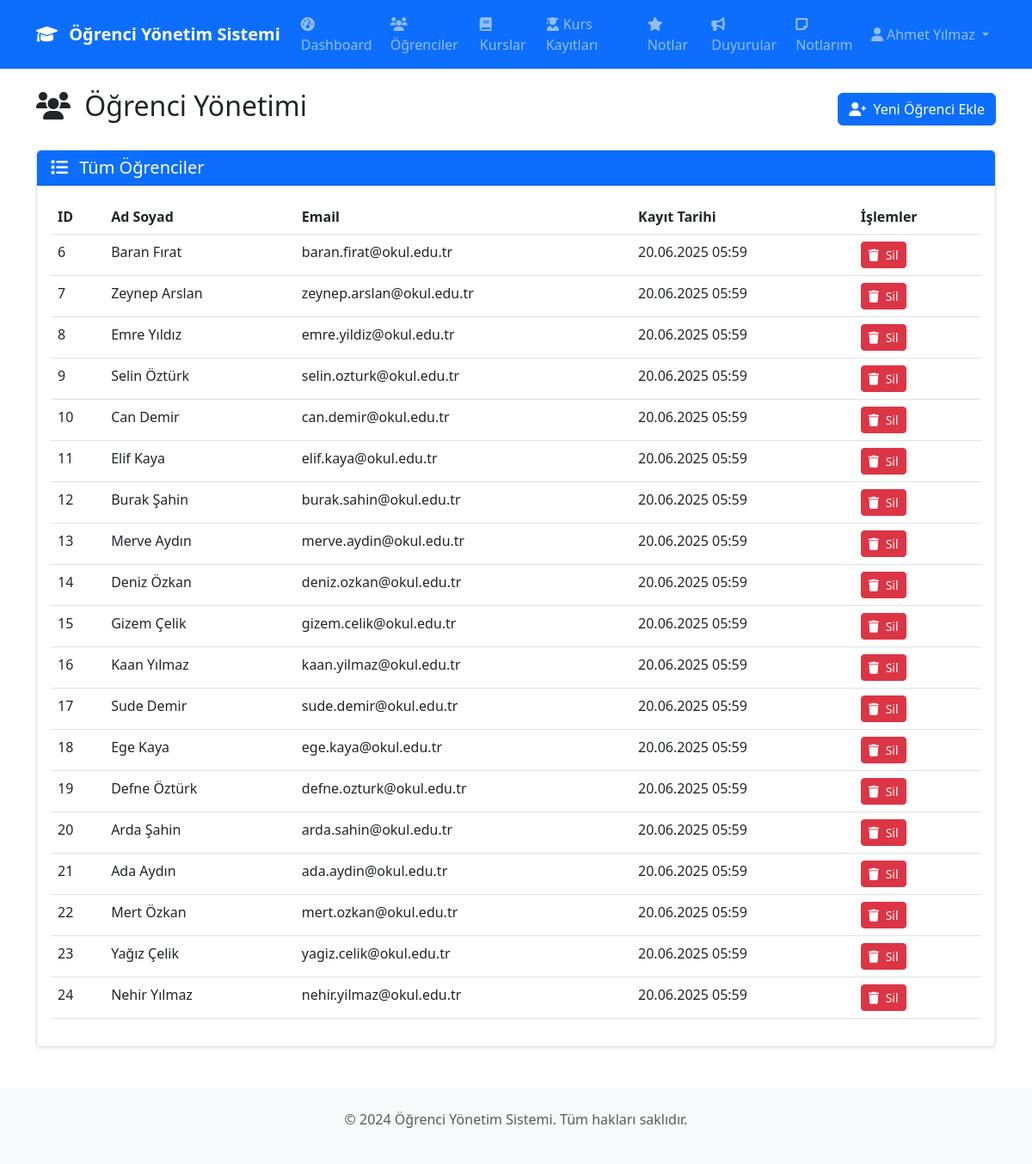
The page /teacher/students (signed in) on the database its author committed.
### models.py (models this page shows, shortened)
class User(UserMixin, db.Model):
    __tablename__ = 'users'
    id = db.Column(db.Integer, primary_key=True)
    name = db.Column(db.String(100), nullable=False)
    email = db.Column(db.String(120), unique=True, nullable=False)
    password_hash = db.Column(db.String(255), nullable=False)
    role = db.Column(db.Enum('student', 'teacher'), nullable=False)
    created_at = db.Column(db.DateTime, default=datetime.utcnow)
    courses_taught = db.relationship('Course', backref='teacher', lazy=True)
    enrollments = db.relationship('Enrollment', backref='student', lazy=True, cascade='all, delete-orphan')
    grades = db.relationship('Grade', backref='student', lazy=True, cascade='all, delete-orphan')
    notes = db.relationship('Note', backref='user', lazy=True, cascade='all, delete-orphan')
    announcements = db.relationship('Announcement', backref='author', lazy=True, cascade='all, delete-orphan')

### routes.py (the view)
    @app.route('/teacher/students')
    @login_required
    @teacher_required
    def manage_students():
        students = User.query.filter_by(role='student').all()
        return render_template('teacher/students.html', students=students)

### app.py (called while the page is built)
def create_app():
    app = Flask(__name__)
    app.config.from_object(Config)
    db.init_app(app)
    login_manager = LoginManager()
    login_manager.init_app(app)
    login_manager.login_view = 'login'
    login_manager.login_message = 'Bu sayfaya erişmek için giriş yapmalısınız.'
    login_manager.login_message_category = 'info'
    @login_manager.user_loader
    def load_user(user_id):
        return User.query.get(int(user_id))
    init_routes(app)
    @app.errorhandler(403)
    def forbidden(error):
        return render_template('errors/403.html'), 403
    @app.errorhandler(404)
    def not_found(error):
        return render_template('errors/404.html'), 404
    return app

### routes.py (called while the page is built)
def teacher_required(f):
    @wraps(f)
    def decorated_function(*args, **kwargs):
        if not current_user.is_authenticated or current_user.role != 'teacher':
            abort(403)
        return f(*args, **kwargs)
    return decorated_function

### templates/teacher/students.html (shortened to what this page needs)
{% extends "base.html" %}
{% block content %}
<div class="row">
    <div class="col-12">
        <div class="d-flex justify-content-between align-items-center mb-4">
            <h2>
                <i class="fas fa-users me-2"></i>
                Öğrenci Yönetimi
            </h2>
            <a href="{{ url_for('add_student') }}" class="btn btn-primary">
                <i class="fas fa-user-plus me-1"></i>
                Yeni Öğrenci Ekle
            </a>
        </div>
    </div>
</div>
<div class="row">
    <div class="col-12">
        <div class="card">
            <div class="card-header bg-primary text-white">
                <h5 class="mb-0">
                    <i class="fas fa-list me-2"></i>
                    Tüm Öğrenciler
                </h5>
            </div>
            <div class="card-body">
                {% if students %}
                <div class="table-responsive">
                    <table class="table table-hover">
                        <thead>
                            <tr>
                                <th>ID</th>
                                <th>Ad Soyad</th>
                                <th>Email</th>
                                <th>Kayıt Tarihi</th>
                                <th>İşlemler</th>
                            </tr>
                        </thead>
                        <tbody>
                            {% for student in students %}
                            <tr>
                                <td>{{ student.id }}</td>
                                <td>{{ student.name }}</td>
                                <td>{{ student.email }}</td>
                                <td>{{ student.created_at.strftime('%d.%m.%Y %H:%M') }}</td>
                                <td>
                                    <button type="button" class="btn btn-danger btn-sm"
                                            data-bs-toggle="modal"
                                            data-bs-target="#deleteModal{{ student.id }}">
                                        <i class="fas fa-trash me-1"></i>
                                        Sil
                                    </button>
                                </td>
                            </tr>
                            {% endfor %}
                        </tbody>
                    </table>
                </div>
                {% endif %}
            </div>
        </div>
    </div>
</div>
{% endblock %}

### templates/base.html (shortened to what this page needs)
<!DOCTYPE html>
<html lang="tr">
<head>
    <link href="https://cdn.jsdelivr.net/npm/bootstrap@5.3.0/dist/css/bootstrap.min.css" rel="stylesheet">
    <link href="https://cdnjs.cloudflare.com/ajax/libs/font-awesome/6.0.0/css/all.min.css" rel="stylesheet">
</head>
<body>
    <nav class="navbar navbar-expand-lg navbar-dark bg-primary">
        <div class="container">
            <a class="navbar-brand" href="{{ url_for('index') }}">
                <i class="fas fa-graduation-cap me-2"></i>
                Öğrenci Yönetim Sistemi
            </a>
            {% if current_user.is_authenticated %}
            <div class="collapse navbar-collapse" id="navbarNav">
                <ul class="navbar-nav me-auto">
                    {% if current_user.role == 'teacher' %}
                    <li class="nav-item">
                        <a class="nav-link" href="{{ url_for('teacher_dashboard') }}">
                            <i class="fas fa-tachometer-alt me-1"></i>Dashboard
                        </a>
                    </li>
                    <li class="nav-item">
                        <a class="nav-link" href="{{ url_for('manage_students') }}">
                            <i class="fas fa-users me-1"></i>Öğrenciler
                        </a>
                    </li>
                    <li class="nav-item">
                        <a class="nav-link" href="{{ url_for('manage_courses') }}">
                            <i class="fas fa-book me-1"></i>Kurslar
                        </a>
                    </li>
                    <li class="nav-item">
                        <a class="nav-link" href="{{ url_for('manage_enrollments') }}">
                            <i class="fas fa-user-graduate me-1"></i>Kurs Kayıtları
                        </a>
                    </li>
                    <li class="nav-item">
                        <a class="nav-link" href="{{ url_for('manage_grades') }}">
                            <i class="fas fa-star me-1"></i>Notlar
                        </a>
                    </li>
                    <li class="nav-item">
                        <a class="nav-link" href="{{ url_for('manage_announcements') }}">
                            <i class="fas fa-bullhorn me-1"></i>Duyurular
                        </a>
                    </li>
                    {% endif %}
                    <li class="nav-item">
                        <a class="nav-link" href="{{ url_for('manage_notes') }}">
                            <i class="fas fa-sticky-note me-1"></i>Notlarım
                        </a>
                    </li>
                </ul>
                <ul class="navbar-nav">
                    <li class="nav-item dropdown">
                        <a class="nav-link dropdown-toggle" href="#" id="navbarDropdown" role="button" data-bs-toggle="dropdown">
                            <i class="fas fa-user me-1"></i>{{ current_user.name }}
                        </a>
                    </li>
                </ul>
            </div>
            {% endif %}
        </div>
    </nav>
    <main class="container mt-4">
        {% block content %}{% endblock %}
    </main>
    <footer class="bg-light text-center text-muted py-4 mt-5">
        <div class="container">
            <p>&copy; 2024 Öğrenci Yönetim Sistemi. Tüm hakları saklıdır.</p>
        </div>
    </footer>
</body>
</html>

### templates/base.html (style rules this page uses)
.navbar-brand { font-weight: bold; }
.card { box-shadow: 0 0.125rem 0.25rem rgba(0, 0, 0, 0.075); border: 1px solid rgba(0, 0, 0, 0.125); }
.btn-primary { background-color: #0d6efd; border-color: #0d6efd; }

### rows shown on the page
User: name "Ahmet Yılmaz"
User: id "6", name "Baran Fırat", email "baran.firat@okul.edu.tr", created_at "20.06.2025 05:59"
User: id "7", name "Zeynep Arslan", email "zeynep.arslan@okul.edu.tr", created_at "20.06.2025 05:59"
User: id "8", name "Emre Yıldız", email "emre.yildiz@okul.edu.tr", created_at "20.06.2025 05:59"
User: id "9", name "Selin Öztürk", email "selin.ozturk@okul.edu.tr", created_at "20.06.2025 05:59"
User: id "10", name "Can Demir", email "can.demir@okul.edu.tr", created_at "20.06.2025 05:59"
User: id "11", name "Elif Kaya", email "elif.kaya@okul.edu.tr", created_at "20.06.2025 05:59"
User: id "12", name "Burak Şahin", email "burak.sahin@okul.edu.tr", created_at "20.06.2025 05:59"
User: id "13", name "Merve Aydın", email "merve.aydin@okul.edu.tr", created_at "20.06.2025 05:59"
User: id "14", name "Deniz Özkan", email "deniz.ozkan@okul.edu.tr", created_at "20.06.2025 05:59"
User: id "15", name "Gizem Çelik", email "gizem.celik@okul.edu.tr", created_at "20.06.2025 05:59"
User: id "16", name "Kaan Yılmaz", email "kaan.yilmaz@okul.edu.tr", created_at "20.06.2025 05:59"
User: id "17", name "Sude Demir", email "sude.demir@okul.edu.tr", created_at "20.06.2025 05:59"
User: id "18", name "Ege Kaya", email "ege.kaya@okul.edu.tr", created_at "20.06.2025 05:59"
User: id "19", name "Defne Öztürk", email "defne.ozturk@okul.edu.tr", created_at "20.06.2025 05:59"
User: id "20", name "Arda Şahin", email "arda.sahin@okul.edu.tr", created_at "20.06.2025 05:59"
User: id "21", name "Ada Aydın", email "ada.aydin@okul.edu.tr", created_at "20.06.2025 05:59"
User: id "22", name "Mert Özkan", email "mert.ozkan@okul.edu.tr", created_at "20.06.2025 05:59"
User: id "23", name "Yağız Çelik", email "yagiz.celik@okul.edu.tr", created_at "20.06.2025 05:59"
User: id "24", name "Nehir Yılmaz", email "nehir.yilmaz@okul.edu.tr", created_at "20.06.2025 05:59"
